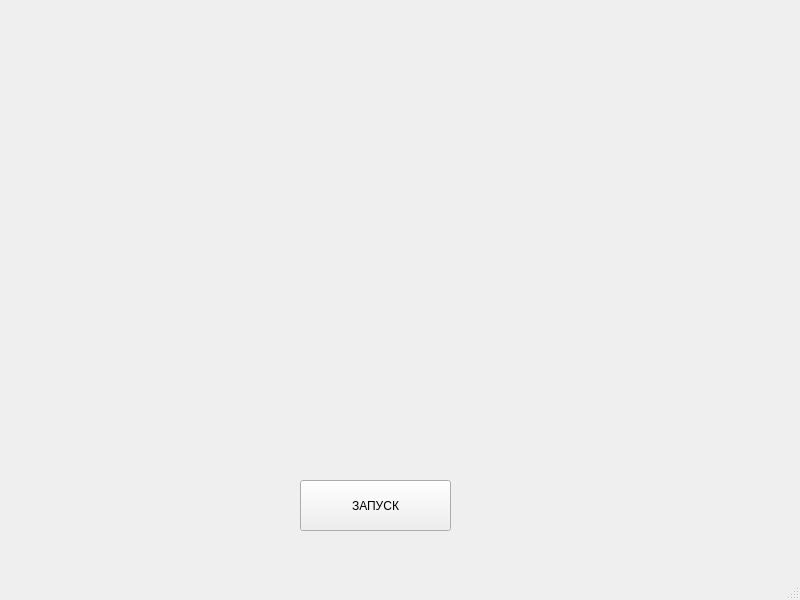
<?xml version="1.0" encoding="UTF-8"?>
<ui version="4.0">
 <class>MainWindow</class>
 <widget class="QMainWindow" name="MainWindow">
  <property name="geometry">
   <rect>
    <x>0</x>
    <y>0</y>
    <width>800</width>
    <height>600</height>
   </rect>
  </property>
  <property name="windowTitle">
   <string>MainWindow</string>
  </property>
  <widget class="QWidget" name="centralwidget">
   <widget class="QPushButton" name="pushButton">
    <property name="geometry">
     <rect>
      <x>300</x>
      <y>480</y>
      <width>151</width>
      <height>51</height>
     </rect>
    </property>
    <property name="text">
     <string>ЗАПУСК</string>
    </property>
   </widget>
  </widget>
  <widget class="QMenuBar" name="menubar">
   <property name="geometry">
    <rect>
     <x>0</x>
     <y>0</y>
     <width>800</width>
     <height>21</height>
    </rect>
   </property>
  </widget>
  <widget class="QStatusBar" name="statusbar"/>
 </widget>
 <resources/>
 <connections/>
</ui>
